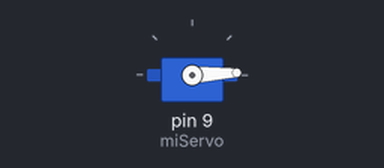
This sketch was run on a simulated Arduino Uno, built with avr-gcc and run on an emulated ATmega328P. Shown: servo.

Above: at 0.05 s.
At 1.3 s:
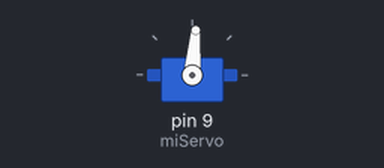
At 2.6 s:
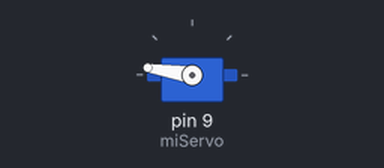
At 5.2 s:
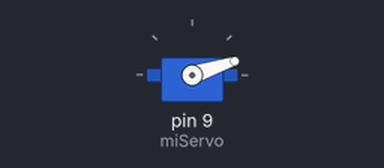
Timing chart, 0 to 7.1 s (numbered marks = the images above):
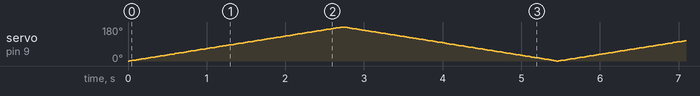

The sketch:

Codigo_basico.ino
```cpp
#include <Servo.h>

Servo miServo;

void setup() {
  miServo.attach(9);  // servo al pin digital 9
}

void loop() {
  // Gira de 0° a 180°
  for (int angulo = 0; angulo <= 180; angulo++) {
    miServo.write(angulo);  // Mueve a la posición del ángulo
    delay(15);
  }

  // Vuelve de 180° a 0°
  for (int angulo = 180; angulo >= 0; angulo--) {
    miServo.write(angulo);
    delay(15);
  }
}
```
